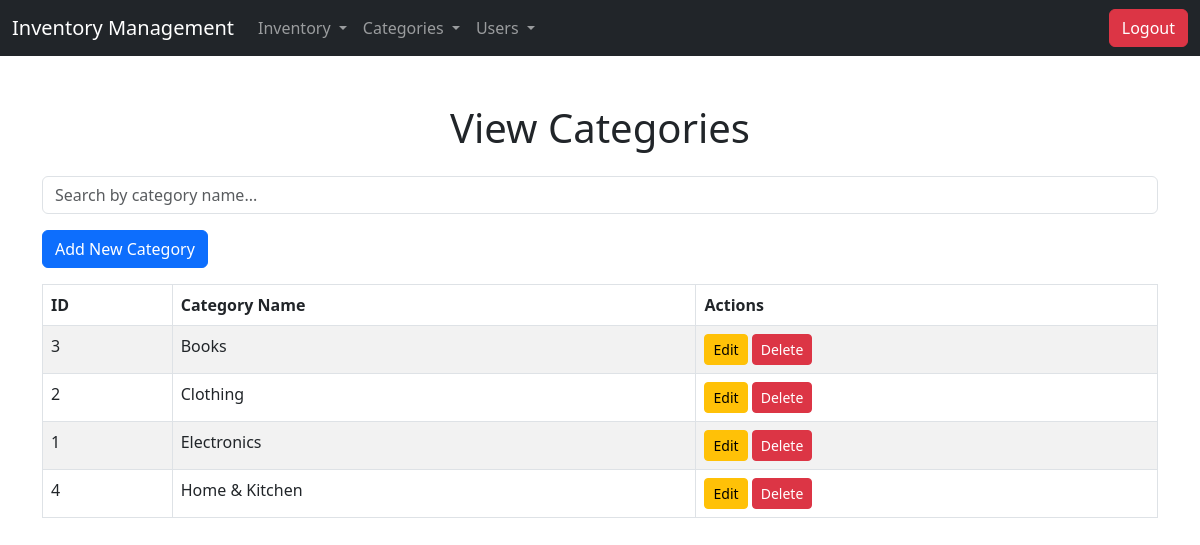
The app's page /php/categories.php (signed in) with its own data.
### tables this page shows
CREATE TABLE categories (
    id INT AUTO_INCREMENT PRIMARY KEY,
    category_name VARCHAR(100) NOT NULL UNIQUE
);

### php/categories.php (the view, shortened to what this page needs)
<?php
include("db.php");
$query = "SELECT * FROM categories";
$result = $conn->query($query);
?>
<!DOCTYPE html>
<html lang="en">
<head>
    <link href="https://cdn.jsdelivr.net/npm/bootstrap@5.3.0/dist/css/bootstrap.min.css" rel="stylesheet">
</head>
<body>
    <?php include "header.php" ?>
    <div class="container mt-5">
        <h1 class="text-center mb-4">View Categories</h1>
        <div class="mb-3">
            <input type="text" id="searchInput" class="form-control" placeholder="Search by category name...">
        </div>
        <div class="mb-3">
            <a href="add_category.php" class="btn btn-primary">Add New Category</a>
        </div>
        <table class="table table-striped table-bordered">
            <thead>
                <tr>
                    <th>ID</th>
                    <th>Category Name</th>
                    <th>Actions</th>
                </tr>
            </thead>
            <tbody>
                <?php while ($row = $result->fetch_assoc()): ?>
                    <tr>
                        <td><?= $row['id'] ?></td>
                        <td><?= $row['category_name'] ?></td>
                        <td>
                            <a href="edit_category.php?id=<?= $row['id'] ?>" class="btn btn-warning btn-sm">Edit</a>
                            <a href="categories.php?action=delete&id=<?= $row['id'] ?>" class="btn btn-danger btn-sm" onclick="return confirm('Are you sure you want to delete this record?')">Delete</a>
                        </td>
                    </tr>
                <?php endwhile; ?>
            </tbody>
        </table>
    </div>
</body>
</html>

### records on screen
categories: id "3", category_name "Books"
categories: id "2", category_name "Clothing"
categories: id "1", category_name "Electronics"
categories: id "4", category_name "Home & Kitchen"
